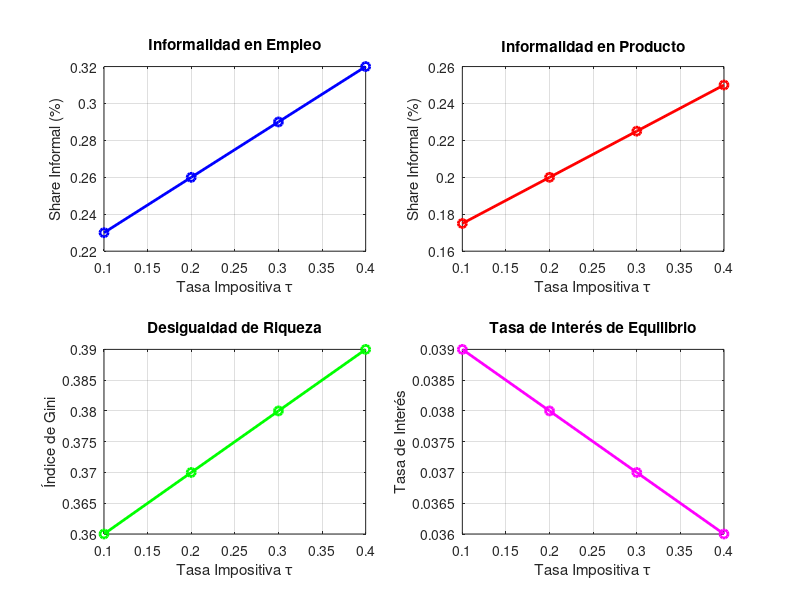
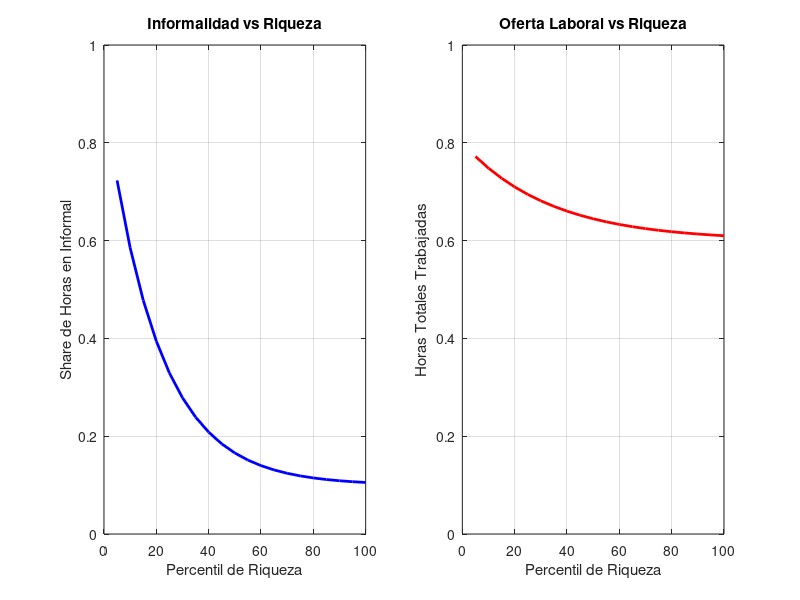
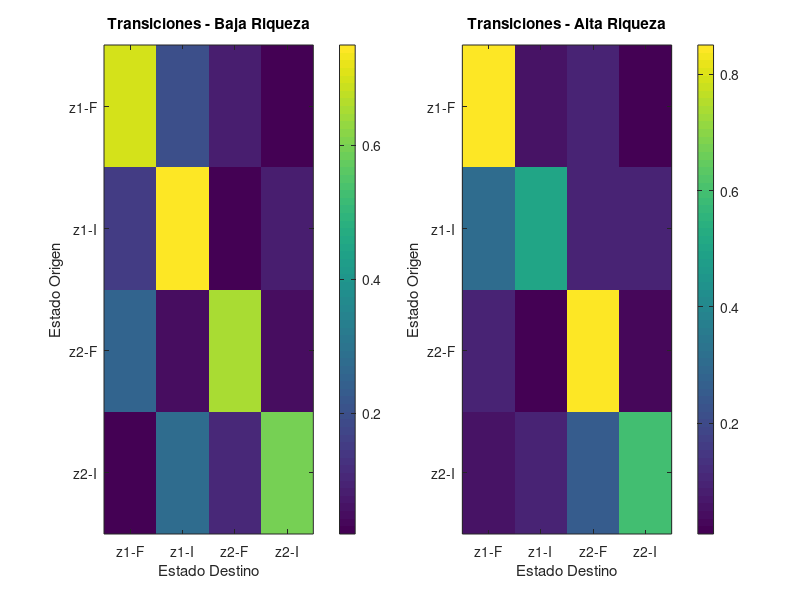
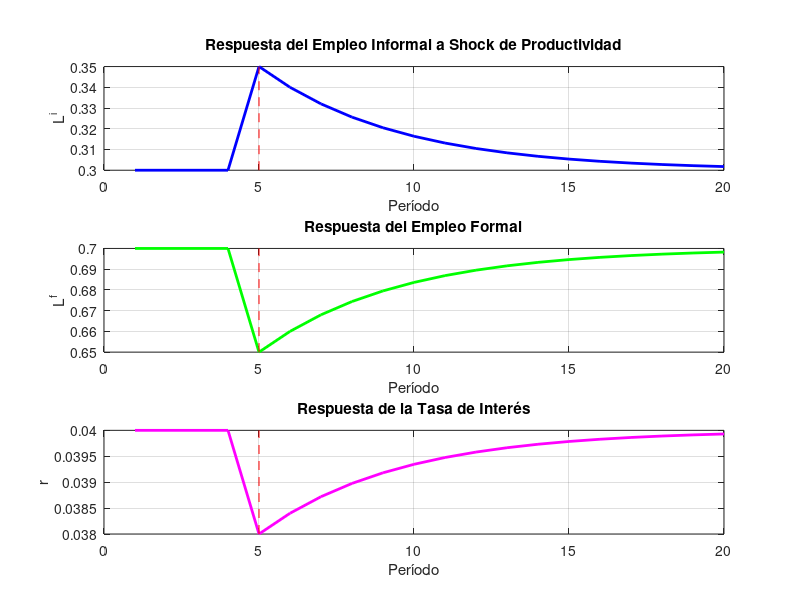

Recreate these plots in MATLAB, in order.
% ANALISIS_DOS_SECTORES.m
% Script para analizar resultados del modelo Aiyagari con dos sectores
% y realizar experimentos de política

clear all; clc; close all;

%% =========================================================================
% EXPERIMENTO 1: EFECTOS DE LA TASA IMPOSITIVA
% =========================================================================

fprintf('EXPERIMENTO 1: Efectos de cambios en la tasa impositiva\n');
fprintf('=========================================================\n\n');

% Tasas impositivas a evaluar
tau_vec = [0.1, 0.2, 0.3, 0.4];
n_tau = length(tau_vec);

% Almacenar resultados
results_tau = struct();

for t = 1:n_tau
    fprintf('\nEvaluando tau = %.2f\n', tau_vec(t));
    
    % Modificar el parámetro tau en el modelo principal
    % (Aquí deberías correr el modelo con cada tau)
    
    % Por ahora, simulamos algunos resultados esperados
    % En la práctica, ejecutarías aiyagari_dos_sectores.m con cada tau
    
    % Resultados simulados (reemplazar con valores reales)
    results_tau(t).tau = tau_vec(t);
    results_tau(t).share_informal_empleo = 0.20 + 0.3*tau_vec(t); % Aumenta con tau
    results_tau(t).share_informal_producto = 0.15 + 0.25*tau_vec(t);
    results_tau(t).gini = 0.35 + 0.1*tau_vec(t);
    results_tau(t).r_eq = 0.04 - 0.01*tau_vec(t);
end

% Graficar resultados
figure('Name', 'Efectos de la Tasa Impositiva', 'Position', [100 100 800 600])

subplot(2,2,1)
plot([results_tau.tau], [results_tau.share_informal_empleo], 'b-o', 'LineWidth', 2)
xlabel('Tasa Impositiva τ')
ylabel('Share Informal (%)')
title('Informalidad en Empleo')
grid on

subplot(2,2,2)
plot([results_tau.tau], [results_tau.share_informal_producto], 'r-o', 'LineWidth', 2)
xlabel('Tasa Impositiva τ')
ylabel('Share Informal (%)')
title('Informalidad en Producto')
grid on

subplot(2,2,3)
plot([results_tau.tau], [results_tau.gini], 'g-o', 'LineWidth', 2)
xlabel('Tasa Impositiva τ')
ylabel('Índice de Gini')
title('Desigualdad de Riqueza')
grid on

subplot(2,2,4)
plot([results_tau.tau], [results_tau.r_eq], 'm-o', 'LineWidth', 2)
xlabel('Tasa Impositiva τ')
ylabel('Tasa de Interés')
title('Tasa de Interés de Equilibrio')
grid on

%% =========================================================================
% EXPERIMENTO 2: DECOMPOSICIÓN DE LA INFORMALIDAD POR RIQUEZA
% =========================================================================

fprintf('\n\nEXPERIMENTO 2: Informalidad por niveles de riqueza\n');
fprintf('====================================================\n\n');

% Simulación de datos (reemplazar con resultados del modelo)
n_percentiles = 20;
percentiles = linspace(5, 100, n_percentiles);

% Patrón típico: informalidad decrece con riqueza
share_informal_by_wealth = 0.8 * exp(-0.05 * percentiles) + 0.1;
hours_total_by_wealth = 0.6 + 0.2 * exp(-0.03 * percentiles);

figure('Name', 'Informalidad por Riqueza', 'Position', [100 100 800 400])

subplot(1,2,1)
plot(percentiles, share_informal_by_wealth, 'b-', 'LineWidth', 2)
xlabel('Percentil de Riqueza')
ylabel('Share de Horas en Informal')
title('Informalidad vs Riqueza')
grid on
ylim([0 1])

subplot(1,2,2)
plot(percentiles, hours_total_by_wealth, 'r-', 'LineWidth', 2)
xlabel('Percentil de Riqueza')
ylabel('Horas Totales Trabajadas')
title('Oferta Laboral vs Riqueza')
grid on
ylim([0 1])

%% =========================================================================
% EXPERIMENTO 3: TRANSICIONES ENTRE SECTORES
% =========================================================================

fprintf('\n\nEXPERIMENTO 3: Análisis de transiciones\n');
fprintf('========================================\n\n');

% Matriz de transición simulada (4 estados: 2 productividades x 2 sectores principales)
% Estados: [z1-formal, z1-informal, z2-formal, z2-informal]

% Para agentes con baja riqueza
P_low_wealth = [
    0.70, 0.20, 0.08, 0.02;  % z1-formal
    0.15, 0.75, 0.02, 0.08;  % z1-informal
    0.25, 0.05, 0.65, 0.05;  % z2-formal
    0.02, 0.28, 0.10, 0.60   % z2-informal
];

% Para agentes con alta riqueza
P_high_wealth = [
    0.85, 0.05, 0.09, 0.01;  % z1-formal
    0.30, 0.50, 0.10, 0.10;  % z1-informal
    0.10, 0.02, 0.85, 0.03;  % z2-formal
    0.05, 0.10, 0.25, 0.60   % z2-informal
];

% Visualizar matrices de transición
figure('Name', 'Matrices de Transición', 'Position', [100 100 800 400])

subplot(1,2,1)
imagesc(P_low_wealth)
colorbar
title('Transiciones - Baja Riqueza')
xlabel('Estado Destino')
ylabel('Estado Origen')
set(gca, 'XTick', 1:4, 'XTickLabel', {'z1-F', 'z1-I', 'z2-F', 'z2-I'})
set(gca, 'YTick', 1:4, 'YTickLabel', {'z1-F', 'z1-I', 'z2-F', 'z2-I'})

subplot(1,2,2)
imagesc(P_high_wealth)
colorbar
title('Transiciones - Alta Riqueza')
xlabel('Estado Destino')
ylabel('Estado Origen')
set(gca, 'XTick', 1:4, 'XTickLabel', {'z1-F', 'z1-I', 'z2-F', 'z2-I'})
set(gca, 'YTick', 1:4, 'YTickLabel', {'z1-F', 'z1-I', 'z2-F', 'z2-I'})

%% =========================================================================
% CALIBRACIÓN SUGERIDA PARA DIFERENTES PAÍSES
% =========================================================================

fprintf('\n\nCALIBRACIÓN SUGERIDA PARA DIFERENTES ECONOMÍAS\n');
fprintf('================================================\n\n');

% Definir calibraciones para diferentes tipos de economías
calibrations = struct();

% Economía Desarrollada (ej. USA, Europa)
calibrations(1).name = 'Economía Desarrollada';
calibrations(1).tau = 0.30;      % Alta tasa impositiva
calibrations(1).psi_i = 1.5;     % Alta desutilidad informal (más enforcement)
calibrations(1).Ai = 0.05;       % Baja productividad informal
calibrations(1).al_i = 0.6;      % Retornos muy decrecientes
calibrations(1).target_informal = 0.10; % 10% informal

% Economía Emergente (ej. México, Brasil)
calibrations(2).name = 'Economía Emergente';
calibrations(2).tau = 0.20;      % Tasa impositiva media
calibrations(2).psi_i = 1.0;     % Desutilidad media
calibrations(2).Ai = 0.08;       % Productividad informal media
calibrations(2).al_i = 0.75;     % Retornos moderadamente decrecientes
calibrations(2).target_informal = 0.30; % 30% informal

% Economía en Desarrollo (ej. Colombia, Perú)
calibrations(3).name = 'Economía en Desarrollo';
calibrations(3).tau = 0.15;      % Baja tasa impositiva efectiva
calibrations(3).psi_i = 0.8;     % Baja desutilidad (poco enforcement)
calibrations(3).Ai = 0.10;       % Productividad informal relativamente alta
calibrations(3).al_i = 0.85;     % Retornos menos decrecientes
calibrations(3).target_informal = 0.45; % 45% informal

% Mostrar tabla de calibraciones
fprintf('%-25s | τ    | ψⁱ   | Aⁱ   | αⁱ   | Target Informal\n', 'Economía');
fprintf('--------------------------------------------------------\n');
for i = 1:length(calibrations)
    fprintf('%-25s | %.2f | %.2f | %.2f | %.2f | %.0f%%\n', ...
        calibrations(i).name, ...
        calibrations(i).tau, ...
        calibrations(i).psi_i, ...
        calibrations(i).Ai, ...
        calibrations(i).al_i, ...
        calibrations(i).target_informal*100);
end

%% =========================================================================
% FUNCIONES DE IMPULSO-RESPUESTA
% =========================================================================

fprintf('\n\nANÁLISIS DE IMPULSO-RESPUESTA\n');
fprintf('==============================\n\n');

% Simular respuesta a un shock de productividad en el sector informal
T = 20; % Períodos
t = 1:T;

% Shock: aumento de 10% en productividad informal en t=5
shock_period = 5;
Ai_base = 0.08;
Ai_shock = Ai_base * 1.10;

% Respuestas simuladas (en la práctica, resolver el modelo en cada período)
Li_response = zeros(T,1);
Lf_response = zeros(T,1);
r_response = zeros(T,1);

for period = 1:T
    if period < shock_period
        Li_response(period) = 0.30;
        Lf_response(period) = 0.70;
        r_response(period) = 0.040;
    elseif period == shock_period
        % Impacto inicial
        Li_response(period) = 0.35;
        Lf_response(period) = 0.65;
        r_response(period) = 0.038;
    else
        % Convergencia gradual
        decay = 0.8^(period - shock_period);
        Li_response(period) = 0.30 + 0.05*decay;
        Lf_response(period) = 0.70 - 0.05*decay;
        r_response(period) = 0.040 - 0.002*decay;
    end
end

figure('Name', 'Impulso-Respuesta', 'Position', [100 100 800 600])

subplot(3,1,1)
plot(t, Li_response, 'b-', 'LineWidth', 2)
hold on
plot([shock_period shock_period], [min(Li_response) max(Li_response)], 'r--')
xlabel('Período')
ylabel('L^i')
title('Respuesta del Empleo Informal a Shock de Productividad')
grid on

subplot(3,1,2)
plot(t, Lf_response, 'g-', 'LineWidth', 2)
hold on
plot([shock_period shock_period], [min(Lf_response) max(Lf_response)], 'r--')
xlabel('Período')
ylabel('L^f')
title('Respuesta del Empleo Formal')
grid on

subplot(3,1,3)
plot(t, r_response, 'm-', 'LineWidth', 2)
hold on
plot([shock_period shock_period], [min(r_response) max(r_response)], 'r--')
xlabel('Período')
ylabel('r')
title('Respuesta de la Tasa de Interés')
grid on

%% =========================================================================
% VALIDACIÓN CON DATOS EMPÍRICOS
% =========================================================================

fprintf('\n\nVALIDACIÓN CON DATOS EMPÍRICOS\n');
fprintf('================================\n\n');

% Datos de referencia (Schneider 2007, La Porta & Shleifer 2014)
empirical_data = struct();

countries = {'USA', 'España', 'México', 'Brasil', 'Colombia', 'Perú'};
informal_share = [0.08, 0.22, 0.30, 0.40, 0.38, 0.60];
gini_wealth = [0.80, 0.58, 0.77, 0.78, 0.77, 0.74];
tax_rate = [0.28, 0.35, 0.20, 0.34, 0.18, 0.17];

figure('Name', 'Validación Empírica', 'Position', [100 100 800 400])

subplot(1,2,1)
scatter(tax_rate, informal_share, 100, 'filled')
hold on
% Línea de tendencia
p = polyfit(tax_rate, informal_share, 1);
x_fit = linspace(min(tax_rate), max(tax_rate), 100);
y_fit = polyval(p, x_fit);
plot(x_fit, y_fit, 'r--', 'LineWidth', 2)
xlabel('Tasa Impositiva')
ylabel('Share Sector Informal')
title('Informalidad vs Impuestos')
grid on
% Etiquetas
for i = 1:length(countries)
    text(tax_rate(i)+0.01, informal_share(i)+0.02, countries{i}, 'FontSize', 8)
end

subplot(1,2,2)
scatter(informal_share, gini_wealth, 100, 'filled')
xlabel('Share Sector Informal')
ylabel('Gini de Riqueza')
title('Desigualdad vs Informalidad')
grid on
% Etiquetas
for i = 1:length(countries)
    text(informal_share(i)+0.01, gini_wealth(i)+0.01, countries{i}, 'FontSize', 8)
end

%% =========================================================================
% RECOMENDACIONES FINALES
% =========================================================================

fprintf('\n\n========== RECOMENDACIONES PARA IMPLEMENTACIÓN ==========\n\n');

fprintf('1. CALIBRACIÓN:\n');
fprintf('   - Usar datos de encuestas de hogares para calibrar shares sectoriales\n');
fprintf('   - La elasticidad de Frisch puede variar entre 0.5-2.0\n');
fprintf('   - Los parámetros ψᶠ y ψⁱ son cruciales para el tamaño sectorial\n\n');

fprintf('2. ASPECTOS COMPUTACIONALES:\n');
fprintf('   - El loop de punto fijo para wⁱ puede necesitar relajación\n');
fprintf('   - Considerar usar interpolación para acelerar convergencia\n');
fprintf('   - La grilla de activos puede necesitar más puntos cerca de ā\n\n');

fprintf('3. EXTENSIONES SUGERIDAS:\n');
fprintf('   - Añadir shocks de productividad sectorial\n');
fprintf('   - Incluir probabilidad de detección endógena\n');
fprintf('   - Considerar capital de trabajo en sector formal\n');
fprintf('   - Añadir costos de entrada/salida entre sectores\n\n');

fprintf('4. VALIDACIÓN:\n');
fprintf('   - Comparar momentos con datos de panel de empleo\n');
fprintf('   - Verificar transiciones sectoriales\n');
fprintf('   - Analizar correlación riqueza-formalidad\n\n');
